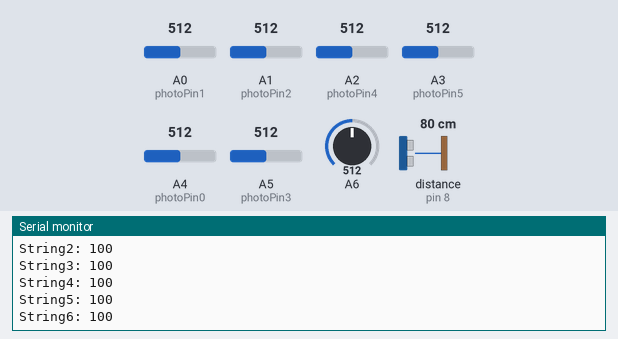
Recording of a sketch running on a simulated Arduino Nano, built with avr-gcc and run on an emulated ATmega328P. Shown: the last lines printed to the serial monitor. Wiring (inferred from the names in the program): ultrasonic range finder: trigger pin 9; echo pin 8. Inputs (shaded band) come from the test bench; at power-on: A6 = 512, A2 (photoPin4) = 512, A0 (photoPin1) = 512, A1 (photoPin2) = 512, A3 (photoPin5) = 512, A4 (photoPin0) = 512, A5 (photoPin3) = 512, distance to the obstacle (sensor on pin 8) 80 cm. The echo pulse lasts 58.3 µs per cm.

Above: at 4.2 s.
4.3 s: A6 set to 104
At 4.58 s:
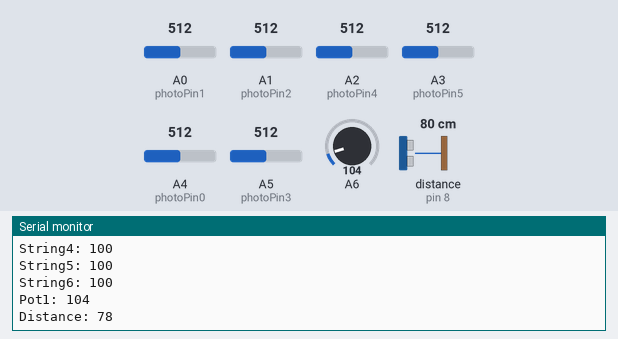
5.8 s: A6 set to 89
At 6.41 s:
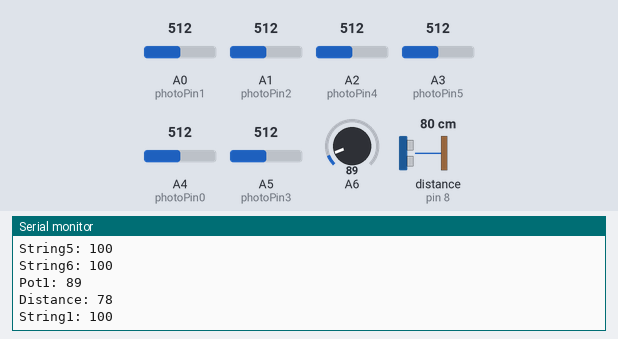
13.3 s: A2 (photoPin4) set to 501
Timing chart, 0 to 16.3 s (numbered marks = the images above; inputs shaded):
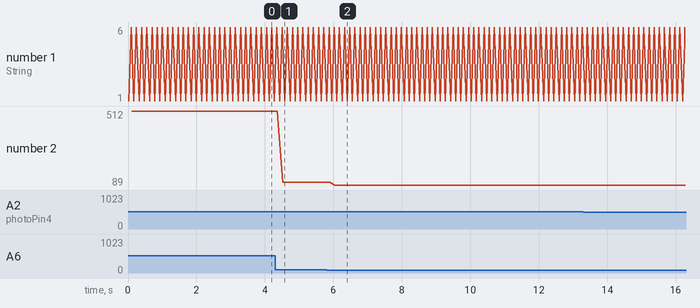

Measured:
- the behaviour switches between 100 and 99 on A6 (found by bisection; images 1 and 2)
- after the input at 4.3 s, the serial monitor: prints a new line after 0.22 s (image 1)
- after the input at 5.8 s, the serial monitor: prints a new line after 0.24 s (image 2)
- plotted number 2: 512 → 104 after the input at 4.3 s, 104 → 89 after the input at 5.8 s

The sketch:

Laser_Guitar_w_pot_Ultrasonic_light_Calibration.ino
```cpp
int photoPin0 = 4;
int photoPin1 = 0;
int photoPin2 = 1;
int photoPin3 = 5;
int photoPin4 = 2;
int photoPin5 = 3;

int minLight0;          //Used to calibrate the readings
int maxLight0;          //Used to calibrate the readings
int minLight1;          //Used to calibrate the readings
int maxLight1;          //Used to calibrate the readings
int minLight2;          //Used to calibrate the readings
int maxLight2;          //Used to calibrate the readings
int minLight3;          //Used to calibrate the readings
int maxLight3;          //Used to calibrate the readings
int minLight4;          //Used to calibrate the readings
int maxLight4;          //Used to calibrate the readings
int minLight5;          //Used to calibrate the readings
int maxLight5;          //Used to calibrate the readings
int lightLevel0;
int lightLevel1;
int lightLevel2;
int lightLevel3;
int lightLevel4;
int lightLevel5;
int adjustedLightLevel0;
int adjustedLightLevel1;
int adjustedLightLevel2;
int adjustedLightLevel3;
int adjustedLightLevel4;
int adjustedLightLevel5;

// defines pins numbers
const int trigPin0 = 9;
const int echoPin0 = 8;
// defines variables
long duration0;
int distance0;

void setup() {
pinMode(trigPin0, OUTPUT); // Sets the trigPin as an Output
pinMode(echoPin0, INPUT); // Sets the echoPin as an Input

 Serial.begin(9600);

 //Setup the starting light level limits
 lightLevel0=analogRead(photoPin0);
 minLight0=lightLevel0-20;
 maxLight0=lightLevel0;
 lightLevel1=analogRead(photoPin1);
 minLight1=lightLevel1-20;
 maxLight1=lightLevel1;
 lightLevel2=analogRead(photoPin2);
 minLight2=lightLevel2-20;
 maxLight2=lightLevel2;
 lightLevel3=analogRead(photoPin3);
 minLight3=lightLevel3-20;
 maxLight3=lightLevel3;
 lightLevel4=analogRead(photoPin4);
 minLight4=lightLevel4-20;
 maxLight4=lightLevel4;
 lightLevel5=analogRead(photoPin5);
 minLight5=lightLevel5-20;
 maxLight5=lightLevel5;
}

void loop(){
  int sensorValue7 = analogRead(A6);
 //auto-adjust the minimum and maximum limits in real time
 lightLevel0=analogRead(photoPin0);
 if(minLight0>lightLevel0){
 minLight0=lightLevel0;
 }
 if(maxLight0<lightLevel0){
 maxLight0=lightLevel0;
 }
  lightLevel1=analogRead(photoPin1);
 if(minLight1>lightLevel1){
 minLight1=lightLevel1;
 }
 if(maxLight1<lightLevel1){
 maxLight1=lightLevel1;
 }
  lightLevel2=analogRead(photoPin2);
 if(minLight2>lightLevel2){
 minLight2=lightLevel2;
 }
 if(maxLight2<lightLevel2){
 maxLight2=lightLevel2;
 }
  lightLevel3=analogRead(photoPin3);
 if(minLight3>lightLevel3){
 minLight3=lightLevel3;
 }
 if(maxLight3<lightLevel3){
 maxLight3=lightLevel3;
 }
  lightLevel4=analogRead(photoPin4);
 if(minLight4>lightLevel4){
 minLight4=lightLevel4;
 }
 if(maxLight4<lightLevel4){
 maxLight4=lightLevel4;
 }
  lightLevel5=analogRead(photoPin5);
 if(minLight5>lightLevel5){
 minLight5=lightLevel5;
 }
 if(maxLight5<lightLevel5){
 maxLight5=lightLevel5;
 }

 //Adjust the light level to produce a result between 0 and 100.
 adjustedLightLevel0 = map(lightLevel0, minLight0, maxLight0, 0, 100);
 adjustedLightLevel1 = map(lightLevel1, minLight1, maxLight1, 0, 100);
 adjustedLightLevel2 = map(lightLevel2, minLight2, maxLight2, 0, 100);
 adjustedLightLevel3 = map(lightLevel3, minLight3, maxLight3, 0, 100);
 adjustedLightLevel4 = map(lightLevel4, minLight4, maxLight4, 0, 100);
 adjustedLightLevel5 = map(lightLevel5, minLight5, maxLight5, 0, 100);

 //Send the adjusted Light level result to Serial port (processing)
  // Clears the trigPin
digitalWrite(trigPin0, LOW);
delayMicroseconds(2);
// Sets the trigPin on HIGH state for 10 micro seconds
digitalWrite(trigPin0, HIGH);
delayMicroseconds(10);
digitalWrite(trigPin0, LOW);
// Reads the echoPin, returns the sound wave travel time in microseconds
duration0 = pulseIn(echoPin0, HIGH);
// Calculating the distance
distance0= duration0*0.034/2;
// Prints the distance on the Serial Monitor
Serial.print("Distance: ");
Serial.println(distance0);

Serial.print("String1: ");
Serial.println(adjustedLightLevel0);

Serial.print("String2: ");
Serial.println(adjustedLightLevel1);

Serial.print("String3: ");
Serial.println(adjustedLightLevel2);

Serial.print("String4: ");
Serial.println(adjustedLightLevel3);

Serial.print("String5: ");
Serial.println(adjustedLightLevel4);

Serial.print("String6: ");
Serial.println(adjustedLightLevel5);

Serial.print("Pot1: ");
Serial.println(sensorValue7);

 //slow down the transmission for effective Serial communication.
 delay(100);
}
```
